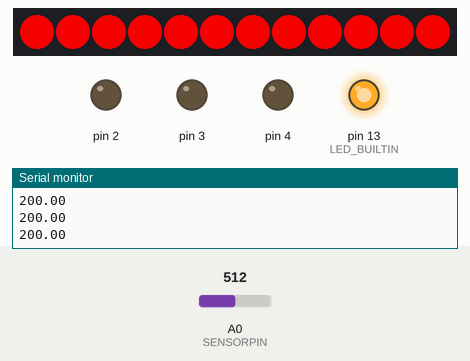
Simulated run of this sketch. Board: Arduino Uno, built with avr-gcc and run on an emulated ATmega328P. Parts: 12 RGB LEDs in strip order, left to right, output pins drawn as LEDs (lit = HIGH), the last lines printed to the serial monitor. The test bench sets the inputs (shaded band); at power-on: A0 (SENSORPIN) = 512.

Above: at 1.2 s.
1.3 s: A0 (SENSORPIN) set to 321
3.2 s: A0 (SENSORPIN) set to 290
At 4.3 s:
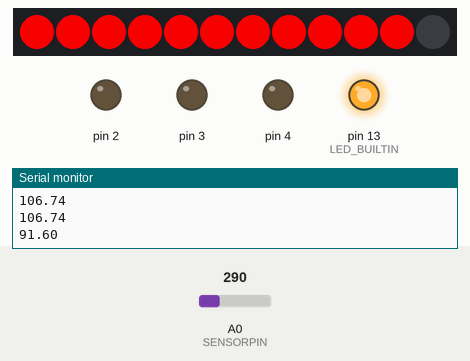
5.5 s: A0 (SENSORPIN) set to 122
At 6.8 s:
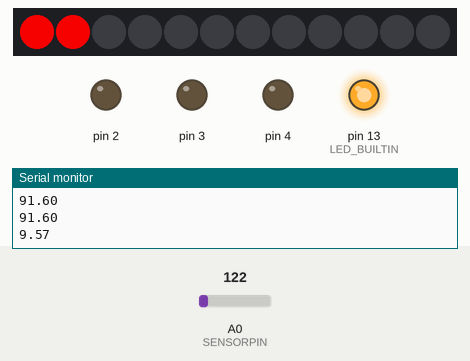
7.5 s: A0 (SENSORPIN) set to 511
At 8.7 s:
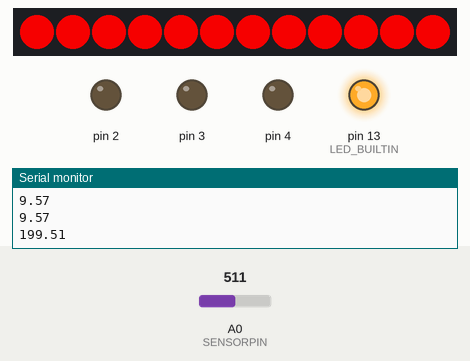
9.5 s: A0 (SENSORPIN) set to 306
At 11.2 s:
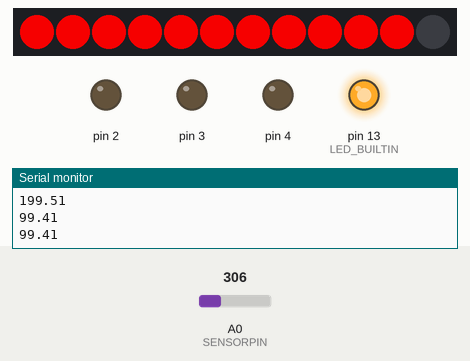
Timing chart, 0 to 12.5 s (numbered marks = the images above; inputs shaded):
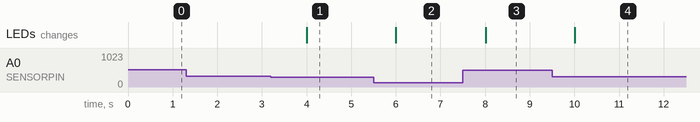

Measured:
- the behaviour switches between 308 and 307 on A0 (SENSORPIN) (found by bisection; images 0 and 1)
- after the input at 3.2 s, the LEDs: change after 0.81 s (image 1)
- after the input at 5.5 s, the LEDs: change after 0.50 s (image 2)
- after the input at 7.5 s, the LEDs: change after 0.51 s (image 3)
- after the input at 9.5 s, the LEDs: change after 0.51 s (image 4)

The sketch:

ADDRESSABLE_LEDS.ino
```cpp
// (C) __Your names here: Amin Mahmoudifard, Yasamin Fazelidehkordi, Patrik Samcenko, group: 28 __ (2022)
// Work package 4
// Exercise 3
// Submission code: 8989cc (provided by your TA-s)

#include <Adafruit_NeoPixel.h>

//Pin number that Neopixle connects to.
#define PIN  9
// Number of pixels in strip
#define NUMBER_OF_PIXELS 12
// The pin to which the temperature sensor is attached.
#define SENSORPIN A0

#define TEMP_STEP 10

//Define neopixel
Adafruit_NeoPixel pixels = Adafruit_NeoPixel(NUMBER_OF_PIXELS, PIN,   NEO_GRB + NEO_KHZ800);


// initial temperature
const float temp = 20.0;

void setup() {
  // open a serial connection to display values
  Serial.begin(9600);
  // Initialize the neopixel library.
  pixels.begin();
  // Set the pin numbers of pixels as ouputs
  for (int pinNumber = 2; pinNumber < 5; pinNumber++) {
    pinMode(pinNumber,   OUTPUT);
    digitalWrite(pinNumber, LOW);
  }
  pinMode(LED_BUILTIN, OUTPUT);

  //Interrupt setup courtesy of https://www.instructables.com/Arduino-Timer-Interrupts/
  cli();//stop interrupts
  //set timer1 interrupt at 1Hz
  TCCR1A = 0;// set entire TCCR1A register to 0
  TCCR1B = 0;// same for TCCR1B
  TCNT1  = 0;//initialize counter value to 0
  // set compare match register for 1hz increments
  OCR1A = 15624;// = (1610^6) / (11024) - 1 (must be <65536)
  // turn on CTC mode
  TCCR1B |= (1 << WGM12);
  // Set CS12 and CS10 bits for 1024 prescaler
  TCCR1B |= (1 << CS12) | (1 << CS10);
  // enable timer compare interrupt
  TIMSK1 |= (1 << OCIE1A);
  sei();//allow interrupts
  // Call the updateLight method
  updateLight();
}
ISR(TIMER1_COMPA_vect){
  //Calls to update the LEDs.
  updateLight();
}

// The function that updates the lights based on temperature
void updateLight()
{  pixels.clear();
  // Get the value of temperature sensor
   int sensorValue = analogRead(SENSORPIN);
  // Find percentage of input reading and multiply by
  // 5v to get voltage
  float voltage = (sensorValue  / 1024.0) * 5.0;
  //Subtract the offset and convert to degrees
  float temperature   = (voltage - .5) * 100;
  //Print the temperature
  Serial.print(temperature);
  Serial.print("\n");


    // Loop over all the ranges of temperature
    // o-10, 10-20,..
    for(int i=0; i<temperature/TEMP_STEP +1; i++)
    {    // set the neopixels color
         pixels.setPixelColor(i, pixels.Color(225,0,0));
        // Show the lights
         pixels.show();
      // If the number of tunred on pixles is 12
      // which means there are no more pixles to be turned on
         if(i==11){
           // Turn the LED on
          digitalWrite(LED_BUILTIN, HIGH);
         //  pixels.fill();
      }
    }

  }


void loop() {

}
```
